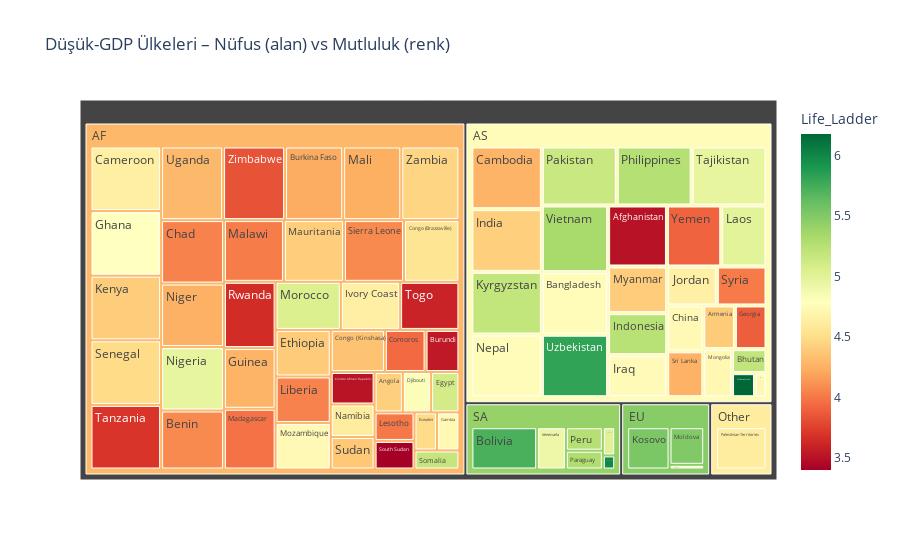

Notebook cell for this chart:
### Code cell
import pandas as pd
import plotly.express as px

df = pd.read_csv('data.csv')

gdp_40 = df['Log GDP per capita'].quantile(0.4)
low_gdp = df[df['Log GDP per capita'] <= gdp_40].copy()

plot_df = low_gdp.groupby(['Country name', 'cont']).agg(
    Life_Ladder=('Life Ladder', 'mean'),
    Pop=('Life Ladder', 'count')
).reset_index()

plot_df['Mutluluk'] = pd.cut(plot_df['Life_Ladder'],
                             bins=[0, 4.5, 6.5, 10],
                             labels=['Düşük', 'Orta', 'Yüksek'])

fig1 = px.treemap(plot_df,
                  path=['cont', 'Country name'],
                  values='Pop',
                  color='Life_Ladder',
                  color_continuous_scale='RdYlGn',
                  title='Düşük-GDP Ülkeleri – Nüfus (alan) vs Mutluluk (renk)')
fig1.show()

### Figure 1 — Plotly figure (JSON) as saved in the notebook; plotly's stock layout.template omitted (floating-point values rounded to 4 significant figures)
{"data": [{"branchvalues": "total", "customdata": [[3.506], [4.634], [4.42], [4.395], [4.728], [4.755], [4.082], [5.197], [5.723], [4.231], [3.548], [4.27], [4.644], [3.515], [4.045], [4.736], [3.944], [4.555], [4.348], [4.823], [5.01], [5.102], [4.492], [4.399], [4.735], [3.888], [4.792], [4.266], [5.993], [4.416], [5.247], [4.748], [4.65], [4.654], [4.407], [5.528], [5.195], [4.995], [4.003], [4.047], [3.981], [4.023], [4.242], [4.411], [5.508], [4.721], [5.048], [4.738], [4.399], [4.62], [4.766], [4.254], [4.969], [5.157], [4.618], [5.287], [5.257], [5.262], [3.654], [4.49], [4.081], [5.183], [3.402], [4.26], [4.379], [4.017], [4.96], [3.696], [3.603], [6.18], [4.299], [5.821], [4.921], [5.33], [3.912], [4.454], [3.837], [4.765], [5.475], [4.289], [5.413], [4.618]], "domain": {"x": [0, 1], "y": [0, 1]}, "hovertemplate": "labels=%{label}<br>Pop=%{value}<br>parent=%{parent}<br>id=%{id}<br>Life_Ladder=%{color}<extra></extra>", "ids": ["AS/Afghanistan", "EU/Albania", "AF/Angola", "AS/Armenia", "AS/Azerbaijan", "AS/Bangladesh", "AF/Benin", "AS/Bhutan", "SA/Bolivia", "AF/Burkina Faso", "AF/Burundi", "AS/Cambodia", "AF/Cameroon", "AF/Central African Republic", "AF/Chad", "AS/China", "AF/Comoros", "AF/Congo (Brazzaville)", "AF/Congo (Kinshasa)", "AF/Djibouti", "SA/Ecuador", "AF/Egypt", "AF/Eswatini", "AF/Ethiopia", "AF/Gambia", "AS/Georgia", "AF/Ghana", "AF/Guinea", "SA/Guyana", "AS/India", "AS/Indonesia", "AS/Iraq", "AF/Ivory Coast", "AS/Jordan", "AF/Kenya", "EU/Kosovo", "AS/Kyrgyzstan", "AS/Laos", "AF/Lesotho", "AF/Liberia", "AF/Madagascar", "AF/Malawi", "AF/Mali", "AF/Mauritania", "EU/Moldova", "AS/Mongolia", "AF/Morocco", "AF/Mozambique", "AS/Myanmar", "AF/Namibia", "AS/Nepal", "AF/Niger", "AF/Nigeria", "AS/Pakistan", "Other/Palestinian Territories", "SA/Paraguay", "SA/Peru", "AS/Philippines", "AF/Rwanda", "AF/Senegal", "AF/Sierra Leone", "AF/Somalia", "AF/South Sudan", "AS/Sri Lanka", "AF/Sudan", "AS/Syria", "AS/Tajikistan", "AF/Tanzania", "AF/Togo", "AS/Turkmenistan", "AF/Uganda", "AS/Uzbekistan", "SA/Venezuela", "AS/Vietnam", "AS/Yemen", "AF/Zambia", "AF/Zimbabwe", "AS", "EU", "AF", "SA", "Other"], "labels": ["Afghanistan", "Albania", "Angola", "Armenia", "Azerbaijan", "Bangladesh", "Benin", "Bhutan", "Bolivia", "Burkina Faso", "Burundi", "Cambodia", "Cameroon", "Central African Republic", "Chad", "China", "Comoros", "Congo (Brazzaville)", "Congo (Kinshasa)", "Djibouti", "Ecuador", "Egypt", "Eswatini", "Ethiopia", "Gambia", "Georgia", "Ghana", "Guinea", "Guyana", "India", "Indonesia", "Iraq", "Ivory Coast", "Jordan", "Kenya", "Kosovo", "Kyrgyzstan", "Laos", "Lesotho", "Liberia", "Madagascar", "Malawi", "Mali", "Mauritania", "Moldova", "Mongolia", "Morocco", "Mozambique", "Myanmar", "Namibia", "Nepal", "Niger", "Nigeria", "Pakistan", "Palestinian Territories", "Paraguay", "Peru", "Philippines", "Rwanda", "Senegal", "Sierra Leone", "Somalia", "South Sudan", "Sri Lanka", "Sudan", "Syria", "Tajikistan", "Tanzania", "Togo", "Turkmenistan", "Uganda", "Uzbekistan", "Venezuela", "Vietnam", "Yemen", "Zambia", "Zimbabwe", "AS", "EU", "AF", "SA", "Other"], "marker": {"coloraxis": "coloraxis", "colors": [3.506, 4.634, 4.42, 4.395, 4.728, 4.755, 4.082, 5.197, 5.723, 4.231, 3.548, 4.27, 4.644, 3.515, 4.045, 4.736, 3.944, 4.555, 4.348, 4.823, 5.01, 5.102, 4.492, 4.399, 4.735, 3.888, 4.792, 4.266, 5.993, 4.416, 5.247, 4.748, 4.65, 4.654, 4.407, 5.528, 5.195, 4.995, 4.003, 4.047, 3.981, 4.023, 4.242, 4.411, 5.508, 4.721, 5.048, 4.738, 4.399, 4.62, 4.766, 4.254, 4.969, 5.157, 4.618, 5.287, 5.257, 5.262, 3.654, 4.49, 4.081, 5.183, 3.402, 4.26, 4.379, 4.017, 4.96, 3.696, 3.603, 6.18, 4.299, 5.821, 4.921, 5.33, 3.912, 4.454, 3.837, 4.765, 5.475, 4.289, 5.413, 4.618]}, "name": "", "parents": ["AS", "EU", "AF", "AS", "AS", "AS", "AF", "AS", "SA", "AF", "AF", "AS", "AF", "AF", "AF", "AS", "AF", "AF", "AF", "AF", "SA", "AF", "AF", "AF", "AF", "AS", "AF", "AF", "SA", "AS", "AS", "AS", "AF", "AS", "AF", "EU", "AS", "AS", "AF", "AF", "AF", "AF", "AF", "AF", "EU", "AS", "AF", "AF", "AS", "AF", "AS", "AF", "AF", "AS", "Other", "SA", "SA", "AS", "AF", "AF", "AF", "AF", "AF", "AS", "AF", "AS", "AS", "AF", "AF", "AS", "AF", "AS", "SA", "AS", "AS", "AF", "AF", "", "", "", "", ""], "type": "treemap", "values": [13.0, 1.0, 4.0, 5.0, 1.0, 15.0, 13.0, 3.0, 16.0, 15.0, 5.0, 16.0, 16.0, 5.0, 14.0, 6.0, 6.0, 12.0, 8.0, 4.0, 2.0, 4.0, 3.0, 9.0, 3.0, 5.0, 16.0, 11.0, 1.0, 16.0, 9.0, 9.0, 10.0, 7.0, 16.0, 11.0, 16.0, 10.0, 4.0, 9.0, 11.0, 13.0, 15.0, 13.0, 8.0, 5.0, 11.0, 9.0, 10.0, 5.0, 16.0, 14.0, 14.0, 16.0, 14.0, 4.0, 5.0, 16.0, 12.0, 16.0, 13.0, 3.0, 4.0, 6.0, 5.0, 7.0, 16.0, 16.0, 10.0, 2.0, 16.0, 15.0, 7.0, 16.0, 12.0, 15.0, 16.0, 268.0, 20.0, 418.0, 35.0, 14.0]}], "layout": {"coloraxis": {"colorbar": {"title": {"text": "Life_Ladder"}}, "colorscale": [[0, "rgb(165,0,38)"], [0.1, "rgb(215,48,39)"], [0.2, "rgb(244,109,67)"], [0.3, "rgb(253,174,97)"], [0.4, "rgb(254,224,139)"], [0.5, "rgb(255,255,191)"], [0.6, "rgb(217,239,139)"], [0.7, "rgb(166,217,106)"], [0.8, "rgb(102,189,99)"], [0.9, "rgb(26,152,80)"], [1, "rgb(0,104,55)"]]}, "legend": {"tracegroupgap": 0}, "title": {"text": "Düşük-GDP Ülkeleri – Nüfus (alan) vs Mutluluk (renk)"}}}
